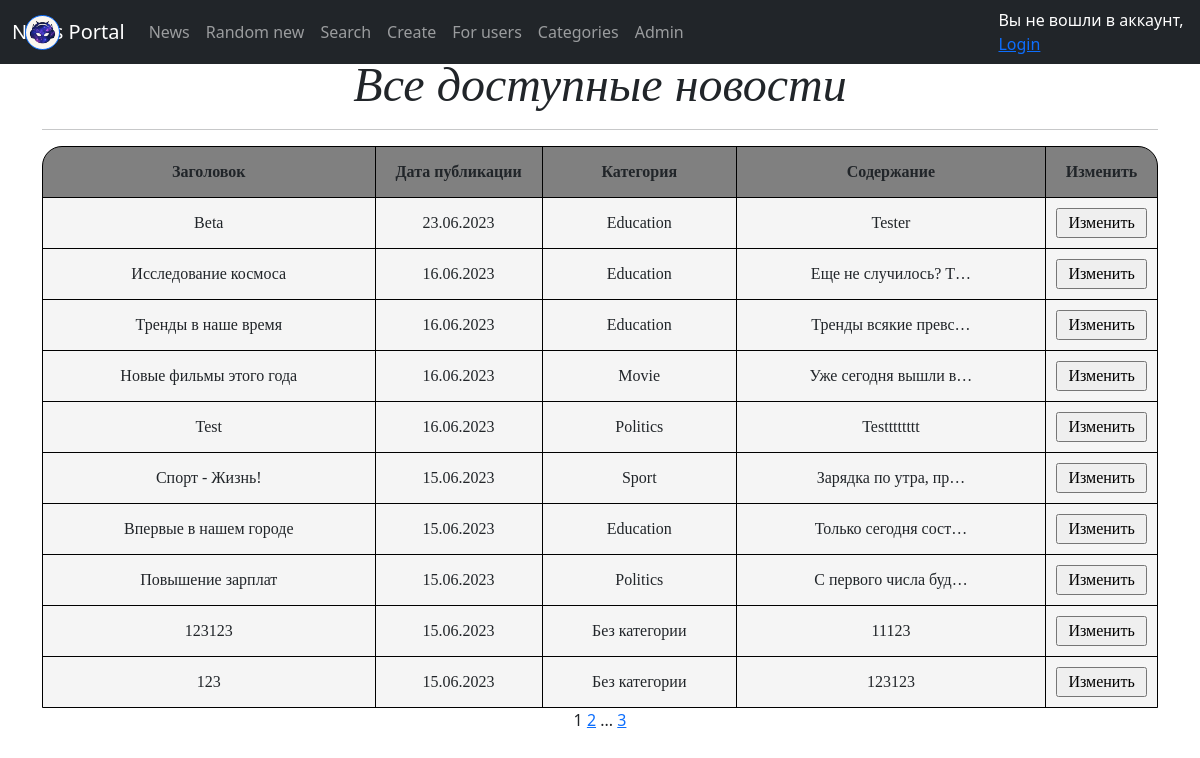
Page /news/ on the committed database.
### news/models.py (models this page shows, shortened)
class Post(models.Model):
    news = 'NE'
    article = 'AR'
    name = models.CharField(max_length=255)
    type = models.CharField(max_length=2, choices=TYPE_OF_NEW, default=news)
    datetime_in = models.DateTimeField(auto_now_add=True)
    content = models.TextField()
    category = models.ManyToManyField('Category', through='PostCategories')
    author = models.ForeignKey('Author', on_delete=models.CASCADE, related_name='author')
    rating = models.IntegerField(default=0)

class Category(models.Model):
    category_name = models.CharField(max_length=255, unique=True)
    subscribers = models.ManyToManyField(User)
    def __str__(self):
        return self.category_name.title()

### news/views.py (the view)
# urls.py: path('', PostList.as_view(), name='posts_list'),
class PostList(ListView):
    model = Post
    template_name = 'news.html'
    context_object_name = 'news'
    ordering = '-datetime_in'
    paginate_by = 10

### news/templatetags/custom_filters.py (called while the page is built)
@register.filter()
def censor(value, censor_words=CENSOR_WORDS, symbols=SYMBOLS):
    if isinstance(value, str):
        for i in value.split():
            count = 0
            if not i.isalnum():
                for j in symbols:
                    if j in i:
                        count += 1
            if i[:len(i) - count].lower() in censor_words:
                value = value.replace(i[:len(i) - count], i[0] + '*' * (len(i) - 1 - count))
    else:
        try:
            raise AttributeError
        except AttributeError:
            print("AttributeError")
    return value

### news/templatetags/custom_tags.py (called while the page is built)
@register.simple_tag()
def random_new_id():
    return choice([i['id'] for i in Post.objects.all().values('id')])

### templates/news.html (shortened to what this page needs)
{% extends 'flatpages/default.html' %}
{% load static %}
{% load custom_filters %}
{% block content %}
<link rel="stylesheet" type='text/css' href="{% static 'css/news-styles.css' %}">
<h1>Все доступные новости</h1>
<hr>
{% if news %}
<div class="table-cube">
	<table>
		<tr class="table-head">
			<th>Заголовок</th>
			<th style="width: 15%;">Дата публикации</th>
			<th>Категория</th>
			<th>Содержание</th>
			<th style="width: 10%;">Изменить</th>
		</tr>
		{% for i in news %}
		<tr>
			<td>{{ i.name|censor }}</td>
			<td>{{ i.datetime_in|date:'d.m.Y' }}</td>
			<td>{% if i.category.all %}
					{% for j in i.category.all %}
				{% if forloop.last %}
					{{ j }}
				{% else %}
				{{ j }},
				{% endif %}
				{% endfor %}
				{% else %}
					Без категории
				{% endif %}
				</td>
			<td>{{ i.content|truncatechars:20 }}</td>
			{% if i.type == 'NE' %}
				<td><a href="/news/{{ i.id }}/edit"><input class="edit-button" type="submit" value="Изменить"></a></td>
			{% elif i.type == 'AR' %}
				<td><a href="/articles/{{ i.id }}/edit"><input class="edit-button" type="submit" value="Изменить"></a></td>
			{% endif %}
		</tr>
		{% endfor %}
	</table>
</div>
{% else %}
	<h2>Новостной портал пуст!</h2>
{% endif %}
   {{ page_obj.number }}
   {% if page_obj.has_next %}
       <a href="?page={{ page_obj.next_page_number }}">{{ page_obj.next_page_number }}</a>
       {% if paginator.num_pages != page_obj.next_page_number %}
           ...
           <a href="?page={{ page_obj.paginator.num_pages }}">{{ page_obj.paginator.num_pages }}</a>
       {% endif %}
   {% endif %}
{% endblock content %}

### static/css/news-styles.css (style rules this page uses)
h1 { font-style: italic; font-family: fantasy; font-size: 3em; }
td { padding: 10px; background-color: whitesmoke; }
table { border-collapse: collapse; width: 100%; font-family: serif; }
table td, table th { border: 1px solid black; }
table tr:first-child th { border-top: 0; }
table tr:last-child td { border-bottom: 0; }
table tr td:first-child, table tr th:first-child { border-left: 0; }
table tr td:last-child, table tr th:last-child { border-right: 0; }
.table-cube { position: relative; display: flex; justify-content: center; align-items: center; background: gray; border-top-left-radius: 20px; border-top-right-radius: 20px; border: 1px solid black; }
.edit-button { width: 100%; }
.table-head { height: 50px; }

### rows in the picture
Post: name|censor "Beta", datetime_in "23.06.2023", content "Tester"
Category: category_name "Education"
Post: name|censor "Исследование космоса", datetime_in "16.06.2023", content "Еще не случилось? Т…"
Post: name|censor "Тренды в наше время", datetime_in "16.06.2023", content "Тренды всякие превс…"
Post: name|censor "Новые фильмы этого года", datetime_in "16.06.2023", content "Уже сегодня вышли в…"
Category: category_name "Movie"
Post: name|censor "Test", datetime_in "16.06.2023", content "Testttttttt"
Category: category_name "Politics"
Post: name|censor "Спорт - Жизнь!", datetime_in "15.06.2023", content "Зарядка по утра, пр…"
Category: category_name "Sport"
Post: name|censor "Впервые в нашем городе", datetime_in "15.06.2023", content "Только сегодня сост…"
Post: name|censor "Повышение зарплат", datetime_in "15.06.2023", content "С первого числа буд…"
Post: name|censor "123123", datetime_in "15.06.2023", shows "Без категории", content "11123"
Post: name|censor "123", datetime_in "15.06.2023", shows "Без категории", content "123123"

### other values in the picture
{{ page_obj.number }} "1"
{{ page_obj.next_page_number }} "2"
{{ page_obj.paginator.num_pages }} "3"
